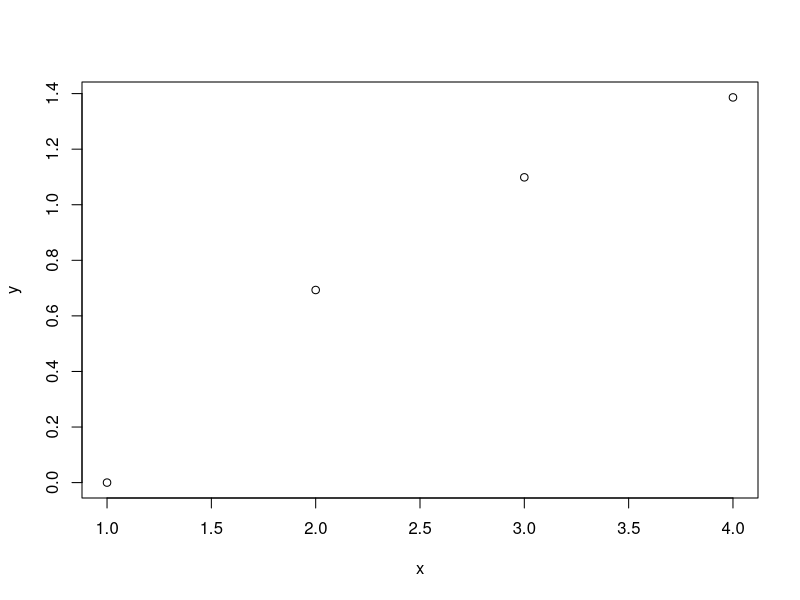

Source code (R):
#title: script
#author: Lakshmi Batachari
#date: June 20, 2018
#output: html_document

#+ r setup, include = FALSE
x <- c(1, 2, 3, 4)
y <- log(x)
plot (y~x)

